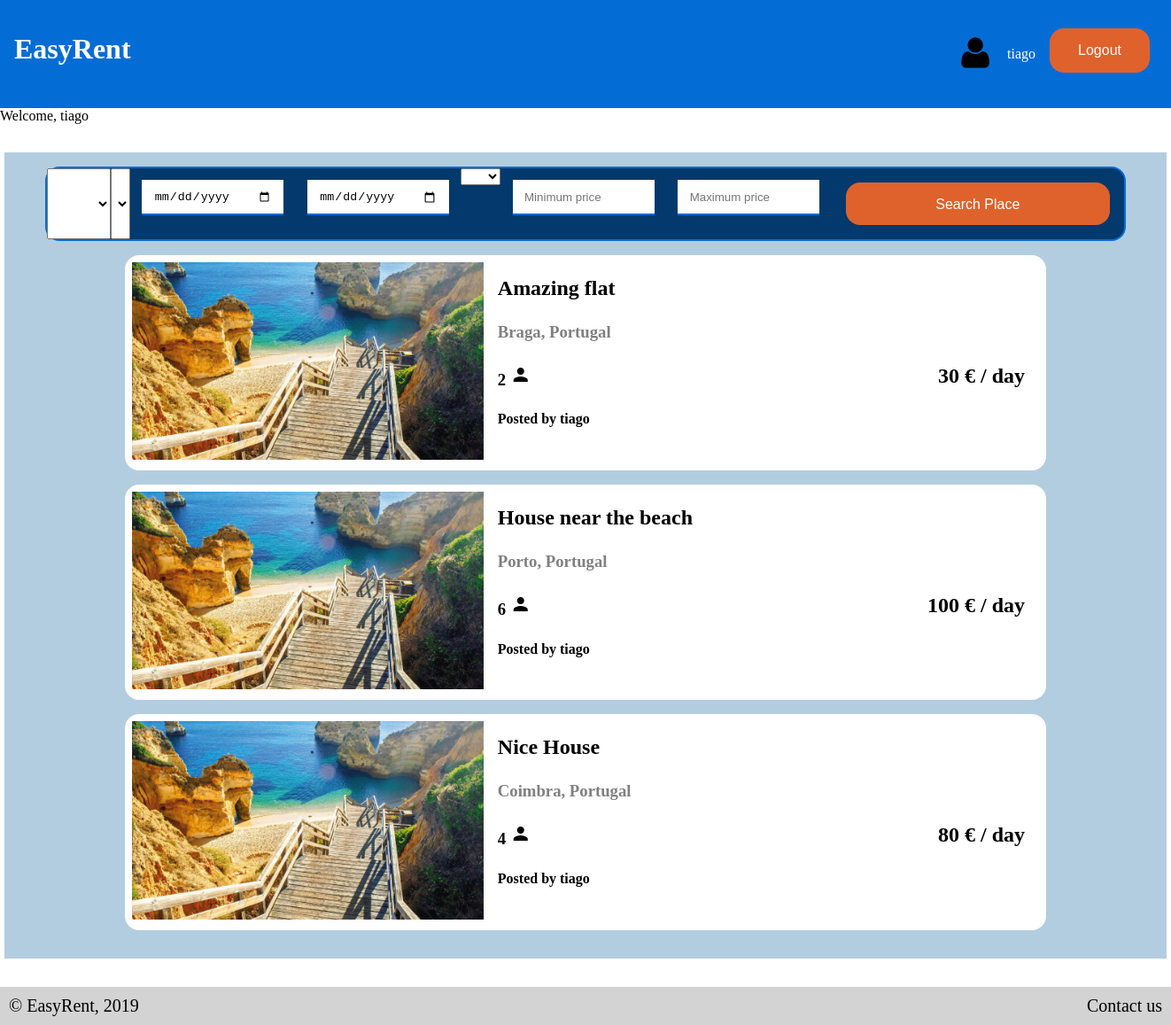
/pages/main.php (signed in), run on an earlier commit of the app's database.
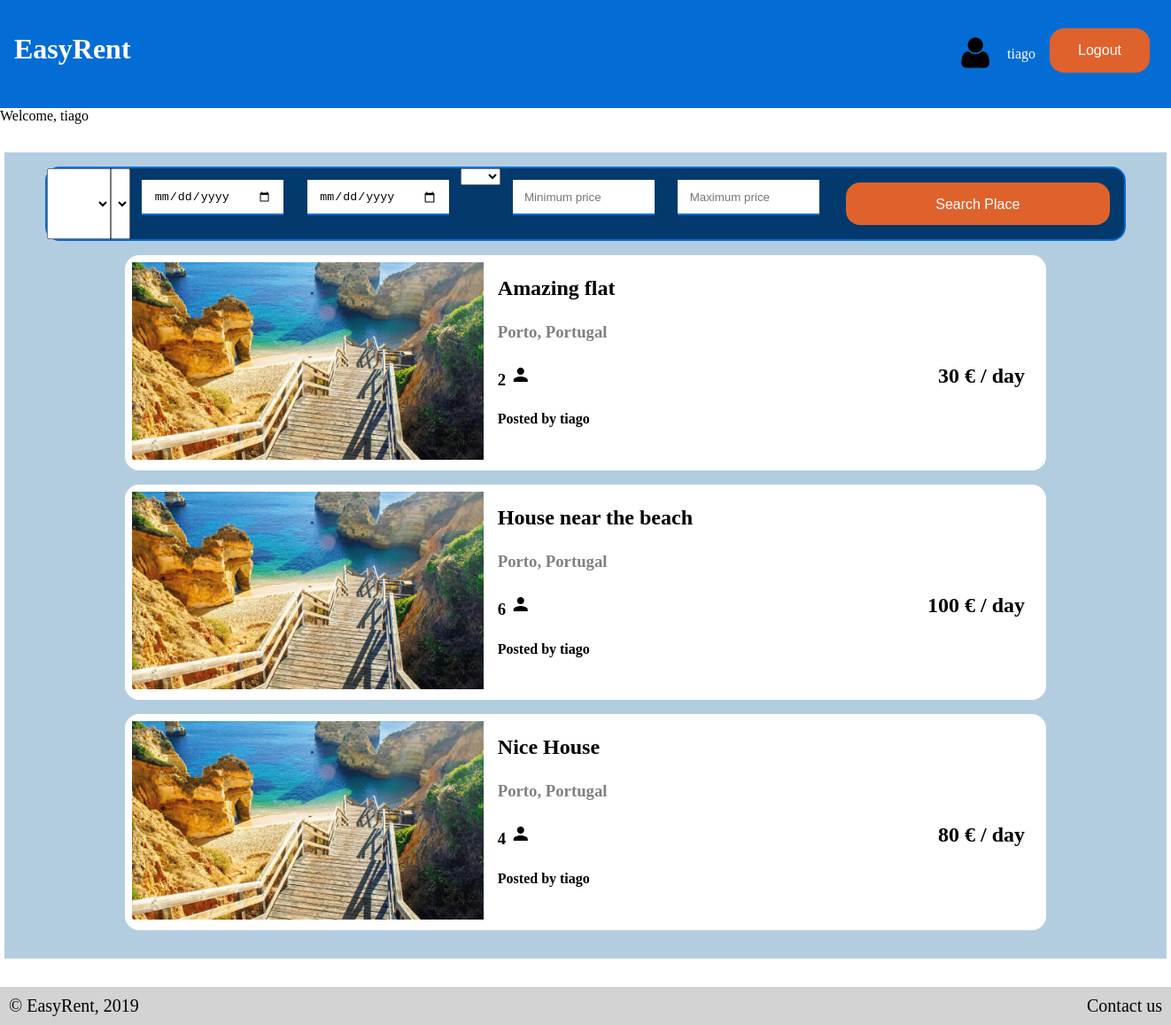
And on a later commit of the database.
### tables this page shows
CREATE TABLE Place (id INTEGER PRIMARY KEY, title TEXT NOT NULL, price_day FLOAT NOT NULL, description TEXT, address TEXT, location_id INTEGER REFERENCES Location (id), owner TEXT REFERENCES User (username) NOT NULL, capacity INTEGER NOT NULL);

CREATE TABLE Location(
    id      INTEGER PRIMARY KEY,
    city    TEXT NOT NULL,
    country TEXT NOT NULL
);

### database/access_database.php (called while the page is built, shortened)
<?php
    function getAllPlaces() {
        $db = Database::instance()->db();
        $stmt = $db->prepare('SELECT * FROM Place');
        $stmt->execute();
        return $stmt->fetchAll();
    }
    function getLocation($location_id) {
        $db = Database::instance()->db();
        $location = $db->prepare('SELECT city, country FROM Location WHERE id = ?');
        $location->execute(array($location_id));
        return $location->fetch();
    }
    function getAllCountries() {
        $db = Database::instance()->db();
        $countries = $db->prepare('SELECT DISTINCT country FROM Location');
        $countries->execute();
        return $countries->fetchAll();
    }
?>

### templates/template_place.php (the view)
<?php
    function template_place($place){
    $location = getLocation($place['location_id']);
?>
    <a href="../pages/place.php?id=<?=$place['id']?>">
        <article class="place">
            <div class="place_photo">
                <img src="../resources/beachOpener.jpg" alt="Beach" style="max-width:100%;">
            </div>
            <div class="place_info">
                <h2 class="title"><?=$place['title']?></h3>
                <h3 class="location"><?=$location['city']?>, <?=$location['country']?></h3>
                <h3 class="capacity"><?=$place['capacity']?> <i class="material-icons">person</i> </h3>
                <h2 class="price"><?=$place['price_day']?> € / day</h3>
                <h4 class="owner">Posted by <?=$place['owner']?></h4>
            </div>
        </article>
    </a>
<?php
    }
?>

### templates/template_generic.php (shortened to what this page needs)
<?php
    function template_header() {
?>
<!DOCTYPE html>
<html lang = "pt-PT">
    <head>
        <link href="../css/style.css" rel="stylesheet">
    </head>
    <body>
        <header>
            <h1><a href="../pages/main.php">EasyRent</a></h1>
            <?php
            if (isset($_SESSION['username']))
                template_user_section();
            ?>
        </header>
<?php }
    function template_footer() {
?>
        <footer>
            <p>&copy; EasyRent, 2019</p>
            <p>Contact us</p>
        </footer>
    </body>
</html>
<?php
    }
    function template_user_section() {
?>
        <div id = "header_user_section">
            <a href="profile.php?user=<?=$_SESSION['username']?>"><img src="../resources/pic1.png" alt="Profile Picture Icon" style="width:40px;height:40px;"></a>
            <a href="profile.php?user=<?=$_SESSION['username']?>"><?= $_SESSION['username']  ?></a>
            <form action="../actions/process_logout.php"><input type="submit" id="logout" value="Logout"></form>
        </div>
<?php
    }
?>

### pages/main.php (shortened to what this page needs)
<?php
    include_once('../templates/template_generic.php');
    include_once('../templates/template_search.php');
    include_once('../templates/template_place.php');
    include_once('../database/access_database.php');
    $places = getAllPlaces();
    template_header();
?>
    <section id="user">
        Welcome, <?= $_SESSION['username']  ?>
    </section>
<section id="content">
<?php
    template_search();
    foreach ($places as $place) {
        template_place($place);
    }
?>
</section>
<?php
    template_footer();
?>

### templates/template_search.php (shortened to what this page needs)
<?php
    function template_search() {
        $countries = getAllCountries();
?>
    <section id = "search">
        <form action="../pages/search.php" method="get">
            <select name="where_country" id="country" value="">
                <option value="undefined"></option>
                <?php foreach ($countries as $country) {
                    ?>
                    <option value=<?=$country['country']?>><?=$country['country']?></option>
                    <?php
                }
                ?>
            </select>
            <select name="city" id="city" value="">
                <option value="undefined"></option>
            </select>
            <div id="date">
                <input type="date" name="checkin" id="checkin" required>
                <input type="date" name="checkout" id="checkout" required>
            </div>
            <div id="capacity">
                <select name="capacity" id="capacity" placeholder="Capacity">
                    <option value="undefined"></option>
                    <option value="1">1</option>
                </select>
            </div>
            <div id="price_range">
                <input type="number" id="min" name="minimum_price" placeholder="Minimum price" step="1">
                <input type="number" id="max" name="maximum_price" placeholder="Maximum price" step="1">
            </div>
            <input type="submit" id="submit_search" value="Search Place">
        </form>
    </section>
<?php
    }
?>

### css/style.css (style rules this page uses)
body { font-family: Cambria, Candara, Georgia, Times, 'Times New Roman', serif; margin: 0; }
a { color: black; text-decoration: none; }
body>header { background-color: #046DD5; text-decoration: none; color: white; font-style: normal; text-align: center; padding: 1em; display: flex; justify-content: space-between; }
body>header a { color: white; }
#header_user_section { display: flex; align-items: center; }
#header_user_section > * { margin: .5em; }
body>footer { background-color: lightgrey; margin: 0px; padding: 10px; text-align: right; font-size: 20px; display: flex; justify-content: space-between; }
body>footer p { margin: 0; }
input { width: 90%; padding: 1em; border: none; border-bottom: 2px solid #046DD5; box-sizing: border-box; display: block; margin: 1em auto; margin-top: 0.5em; }
input[type=submit] { width: 100%; background-color: #df622c; border: none; color: white; padding: 1em 2em; margin-bottom: 1em; cursor: pointer; font-size: 16px; border-radius: 1em; }
body>#content { background-color: #b3cde0; width: 80em; margin: 2em auto; padding: 1em; }
#search { background-color: #03396c; margin: 0em auto; margin-bottom: 1em; max-width: 95%; border-radius: 1em; border: 2px solid #046DD5; }
#search form { display: flex; grid-template-columns: auto auto auto; grid-template-rows: auto auto auto; }
#search input { width: 12em; height: 3em; margin: 1em; }
#search div { text-align: center; }
#search #date { display: flex; grid-column: 2 / 3; grid-row: 1 / 2; }
#search #capacity { grid-column-start: 1 / 2; grid-row-start: 2 / 3; }
#search #price_range { display: flex; grid-column-start: 2 / 3; grid-row-start: 2 / 3; }
#search #submit_search { width: 50%; margin: 1em; grid-column: 3 / 4; grid-row: 1 / 3; }
article.place { background-color: white; border-radius: 1em; width: 80%; padding: 0.5em; margin: 1em auto; display: flex; transition: padding 0.5s, background-color 0.5s; }
article.place div.place_photo { width: 40%; }
article.place div.place_info { width: 60%; margin: 1em; display: grid; grid-template-columns: auto auto; grid-template-rows: auto auto auto auto; }
article.place div.place_info .title { grid-column: 1 / 3; grid-row: 1 / 2; margin: 0; }
article.place div.place_info .location { grid-column: 1 / 3; grid-row: 2 / 3; margin: 0; color: gray; }
article.place div.place_info .capacity { grid-column: 1 / 2; grid-row: 3 / 4; margin: 0; }
article.place div.place_info .price { grid-column: 2 / 3; grid-row: 3 / 4; margin: 0; text-align: right; }
article.place div.place_info .owner { grid-column: 1 / 3; grid-row: 4 / 5; margin: 0; }

What changed in the data, as far as the page shows it:
changed place "Amazing flat": location.city "Braga" → "Porto"
changed place "Nice House": location.city "Coimbra" → "Porto"
